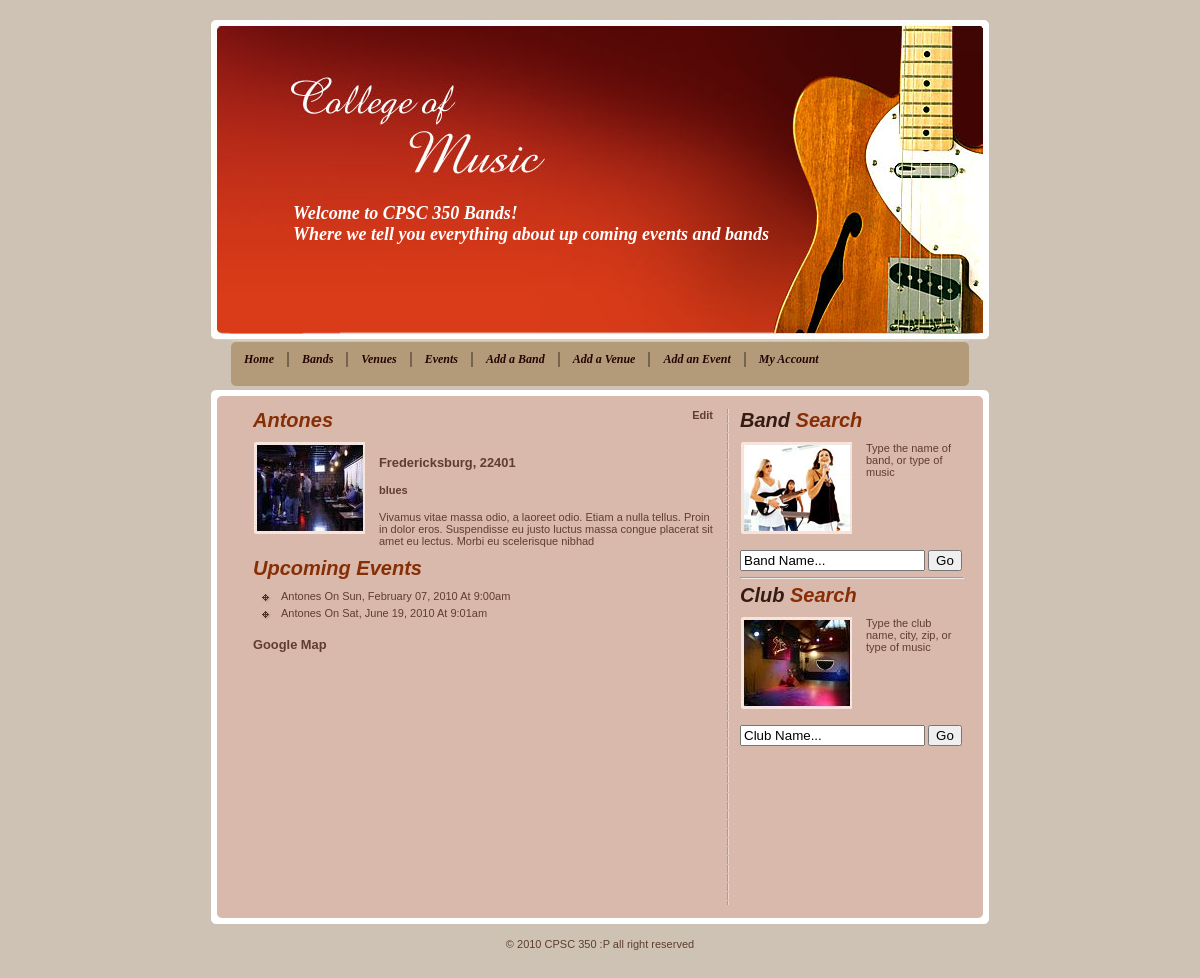
Page /venue.php?venueId=1 on the committed database.
### tables this page shows
CREATE TABLE IF NOT EXISTS `venue` (
  `venueId` int(11) NOT NULL AUTO_INCREMENT,
  `name` varchar(100) NOT NULL,
  `city` varchar(20) NOT NULL,
  `zipcode` int(11) NOT NULL,
  `description` text NOT NULL,
  `musicType` varchar(100) NOT NULL,
  PRIMARY KEY (`venueId`),
  UNIQUE KEY `name` (`name`),
  KEY `city` (`city`,`zipcode`),
  KEY `musicType` (`musicType`)
);

CREATE TABLE IF NOT EXISTS `event` (
  `eventId` int(11) NOT NULL AUTO_INCREMENT,
  `venueId` int(11) NOT NULL,
  `bandId` int(11) NOT NULL,
  `performanceDate` datetime NOT NULL,
  PRIMARY KEY (`eventId`),
  UNIQUE KEY `venueId` (`venueId`,`bandId`,`performanceDate`)
);

### venue.php (the view)
<?php
include("db_connect.php");
$venueId = preg_replace("@[^\d]+@","",$_GET['venueId']);
if(isset($_GET['venueId'])) {
	$query = "SELECT * FROM Venue WHERE venueId='$venueId' LIMIT 1";
	$result = mysqli_query($db,$query);
	$row = mysqli_fetch_array($result);
} else {
	header("Location:venues.php");
	exit;
}
include("header.php");
?>
<a style="float:right;" href="addAVenue.php?venueId=<?php echo $venueId;?>">Edit</a>
<h2><?php echo $row['name'];?></h2>
<img src="images/venue2.jpg" width="112" height="92" alt="Pic 1" class="left" />
<h3><?php echo $row['city'].', '.$row['zipcode'];?></h3>
<h4><?php echo $row['musicType'];?></h4>
<p><?php echo $row['description'];?></p>
<h2>Upcoming Events</h2>
<ul>
	<?php
	$query = "SELECT *,Venue.name as venueName FROM Event JOIN Band ON Event.bandId = Band.bandId JOIN Venue ON Event.venueId = Venue.venueId WHERE Event.venueId='$venueId' ORDER BY performanceDate ASC";
	$result = mysqli_query($db,$query);
	while($event = mysqli_fetch_array($result)) { ?>
	<li>
		<?php echo $event['venueName'];?> On <?php echo date("D, F d, Y \A\\t g:ia",strToTime($event['performanceDate']));?>
	</li>
	<?php } ?>
</ul>
<h3><a href="http://maps.google.com/maps?f=q&source=s_q&hl=en&q=<?php echo urlencode($row['city'] .' '. $row['zipcode']);?>" target="_blank">Google Map</a>
<?php include("footer.php");?>

### style.css (style rules this page uses)
html { margin: 0; padding: 0; }
body { background: #CDC2B3 url(images/bg.gif); text-align: center; color: #5F3E2F; font: 11px verdana, sans-serif; margin: 0px; padding: 20px 0px 20px 0px; }
a { color: #5F3E2F; font-weight: bold; text-decoration: none; }
img { border: 0px; }
#about-box ul { margin-left: 8px; }
h2 { margin: 0px; padding: 0px 0px 10px 0px; font:Arial, Helvetica, sans-serif; font-size:20px; font-style:italic; color:#862e06; }
ul { margin: 0px; padding: 0px; }
li { margin: 0px; padding: 0px 0px 5px 20px; list-style: none; background: 0px 3px url(images/bullet.gif) no-repeat; }
p { margin-top: 0px; margin-bottom: 10px; }
img.left { float: left; padding-right: 14px; padding-bottom: 16px; }

### rows in the picture
venue: name "Antones", city "Fredericksburg", zipcode "22401", musicType "blues", description "Vivamus vitae massa odio, a laoreet odio. Etiam a nulla tellus. Proin in dolor eros. Suspendisse eu justo luctus massa congue placerat sit amet eu lectus. Morbi eu scelerisque nibhad"
event: venueId.name "Antones", performanceDate "Sun, February 07, 2010 At 9:00am"
event: venueId.name "Antones", performanceDate "Sat, June 19, 2010 At 9:01am"
